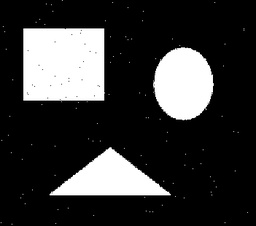
#> input picture Project 3/resources/noise.jpg, 256 x 226 px, shrunk from 351 x 310 before the run
$ python task1.py
#> lines starting #> are read from the running program, lines starting #| are printed output that depends on the picture; after the words box and inside, x2 and y2 are one past the last pixel; in counts of white or black regions, pixels touching at a corner belong together
#!/usr/bin/env python
# -*- coding: utf-8 -*-
# @Author: Siddheswar C
# @Email: innocentdevil.sid007@gmail.com


import cv2
import numpy as np
import math


def check_morphology(img, kernel, operation):
    ctr = 0
    flag = False
    for i in range(kernel.shape[0]):
        for j in range(kernel.shape[1]):
            if img[i][j] == kernel[i][j]:
                ctr += 1

    if operation == 'erosion':
        if ctr == kernel.shape[0]*kernel.shape[1]:
            flag = True

    elif operation == 'dilation':
        if ctr > 0:
            flag = True

    else:
        print('Error: incorrect operation')
        exit()

    return flag


def morphological_operation(img, kernel, operation):
    new_img = np.zeros(img.shape)
    xoff = math.ceil(kernel.shape[0]/2)
    yoff = math.ceil(kernel.shape[1]/2)

    for x in range(xoff, img.shape[0]-xoff):
        for y in range(yoff, img.shape[1]-yoff):
            tmp = img[x-xoff:x+xoff+1, y-yoff:y+yoff+1]

            if check_morphology(tmp, kernel, operation):
                new_img[x][y] = 255

    return new_img


def morphology(img, kernel, operation):
    if operation == 'opening':
        morphology_img = morphological_operation(morphological_operation(img, kernel, 'erosion'), kernel, 'dilation')
        return morphology_img

    elif operation == 'closing':
        morphology_img = morphological_operation(morphological_operation(img, kernel, 'dilation'), kernel, 'erosion')
        return morphology_img

    else:
        print('Error: incorrect operation')


if __name__ == '__main__':
    img = cv2.imread(r'../resources/noise.jpg', 0)
#> img is the input picture: shape (226, 256); min 0, max 255, mean 54.2
    kernel_size = (4, 4)

    kernel = np.ones(kernel_size) * 255

    res_noise1 = morphology(morphology(img, kernel, 'opening'), kernel, 'closing')
#> after the loop in morphological_operation, `for x in range(xoff, img.shape[0]-xoff):`:
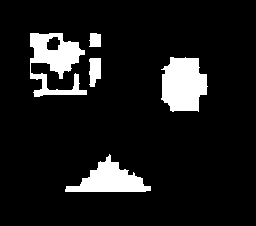
#> new_img: shape (226, 256) float64; 10.2% white; 5 white regions, box (x1, y1, x2, y2) and area: (161, 57, 208, 112) 2003, (30, 33, 87, 97) 1925, (65, 154, 151, 192) 1551, (89, 58, 101, 87) 283, (89, 33, 101, 47) 152
#> in morphological_operation (call 2), `new_img = np.zeros(img.shape)`: new_img: shape (226, 256) float64; every value is 0
#> after the loop in morphological_operation (call 2), `for x in range(xoff, img.shape[0]-xoff):`: new_img: shape (226, 256) float64; 13.2% white; 4 white regions, box (x1, y1, x2, y2) and area: (29, 32, 103, 99) 3111, (160, 56, 210, 114) 2339, (64, 153, 153, 194) 1950, (88, 32, 103, 49) 242
#> after the loop in morphological_operation (call 3), `for x in range(xoff, img.shape[0]-xoff):`: new_img: shape (226, 256) float64; 16.2% white; 3 white regions, box (x1, y1, x2, y2) and area: (28, 31, 105, 101) 4326, (159, 55, 212, 116) 2686, (63, 152, 155, 196) 2355
#> after the loop in morphological_operation (call 4), `for x in range(xoff, img.shape[0]-xoff):`: new_img: shape (226, 256) float64; 13.3% white; 4 white regions, box (x1, y1, x2, y2) and area: (30, 33, 104, 100) 3134, (161, 57, 211, 115) 2344, (65, 154, 154, 195) 1956, (89, 33, 104, 50) 244
    res_noise2 = morphology(morphology(img, kernel, 'closing'), kernel, 'opening')
#> after the loop in morphological_operation (call 5), `for x in range(xoff, img.shape[0]-xoff):`: new_img: shape (226, 256) float64; 22.2% white; 3 white regions, box (x1, y1, x2, y2) and area: (23, 28, 106, 102) 6132, (153, 47, 215, 122) 3597, (49, 147, 172, 197) 3121
#> after the loop in morphological_operation (call 6), `for x in range(xoff, img.shape[0]-xoff):`:
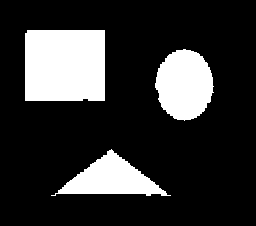
#> new_img: shape (226, 256) float64; 19.8% white; 3 white regions, box (x1, y1, x2, y2) and area: (25, 30, 105, 101) 5664, (155, 49, 214, 121) 3189, (51, 149, 171, 196) 2599
#> after the loop in morphological_operation (call 7), `for x in range(xoff, img.shape[0]-xoff):`:
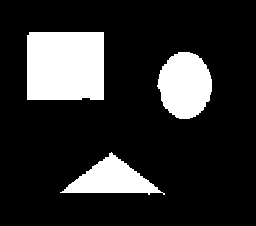
#> new_img: shape (226, 256) float64; 17.5% white; 3 white regions, box (x1, y1, x2, y2) and area: (27, 32, 104, 100) 5214, (157, 52, 212, 119) 2806, (60, 152, 165, 195) 2123
#> after the loop in morphological_operation (call 8), `for x in range(xoff, img.shape[0]-xoff):`:
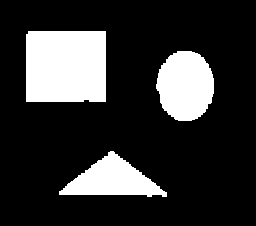
#> new_img: shape (226, 256) float64; 19.8% white; 3 white regions, box (x1, y1, x2, y2) and area: (26, 31, 106, 102) 5664, (156, 51, 214, 121) 3181, (59, 151, 167, 197) 2582

    res_bound1 = np.subtract(res_noise1, morphological_operation(res_noise1, kernel, 'erosion'))
#> after the loop in morphological_operation (call 9), `for x in range(xoff, img.shape[0]-xoff):`:
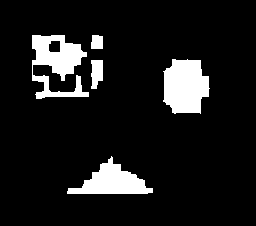
#> new_img: shape (226, 256) float64; 10.4% white; 5 white regions, box (x1, y1, x2, y2) and area: (163, 59, 210, 114) 2020, (32, 35, 89, 99) 1974, (67, 156, 153, 194) 1575, (91, 60, 103, 89) 286, (91, 35, 103, 49) 157
#> res_bound1: shape (226, 256) float64; 2.9% white in thin lines or dots, all inside (x1, y1, x2, y2) = (30, 33, 211, 195)
    res_bound2 = np.subtract(res_noise2, morphological_operation(res_noise2, kernel, 'erosion'))
#> after the loop in morphological_operation (call 10), `for x in range(xoff, img.shape[0]-xoff):`:
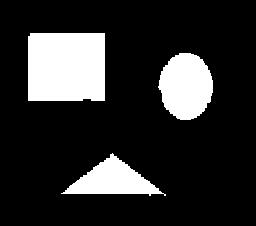
#> new_img: shape (226, 256) float64; 17.5% white; 3 white regions, box (x1, y1, x2, y2) and area: (28, 33, 105, 101) 5214, (158, 53, 213, 120) 2806, (61, 153, 166, 196) 2123
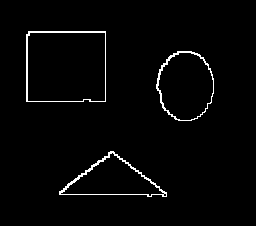
#> res_bound2: shape (226, 256) float64; 2.2% white in thin lines or dots, all inside (x1, y1, x2, y2) = (26, 31, 214, 197)

    cv2.imwrite(r'../output_images/res_noise1.jpg', res_noise1)
    cv2.imwrite(r'../output_images/res_noise2.jpg', res_noise2)
    cv2.imwrite(r'../output_images/res_bound1.jpg', res_bound1)
    cv2.imwrite(r'../output_images/res_bound2.jpg', res_bound2)
